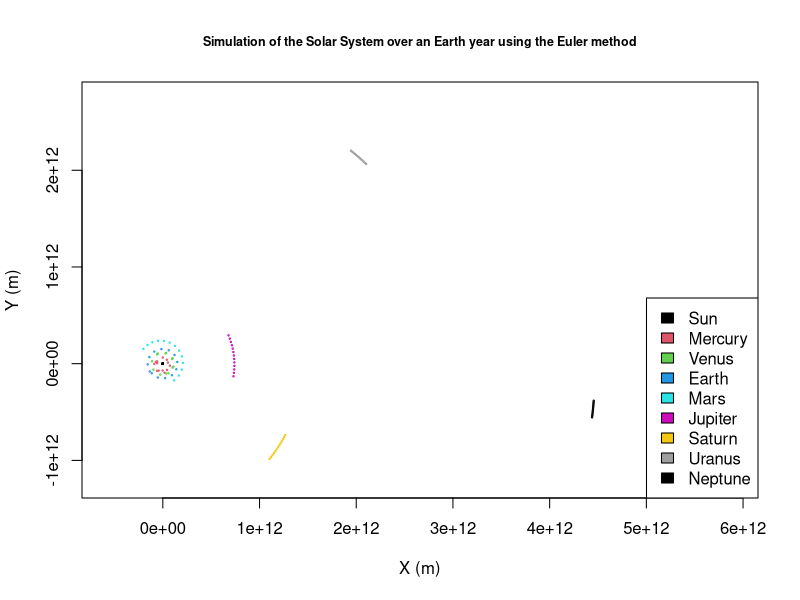
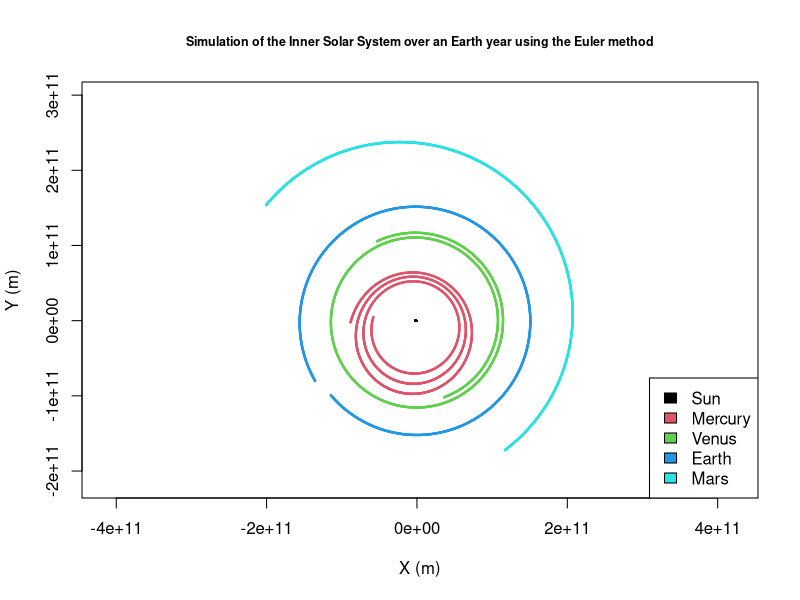
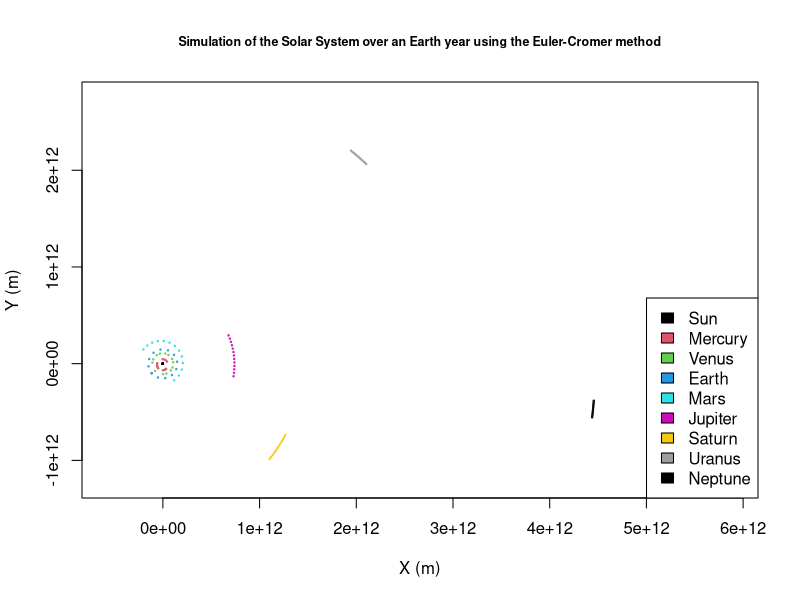
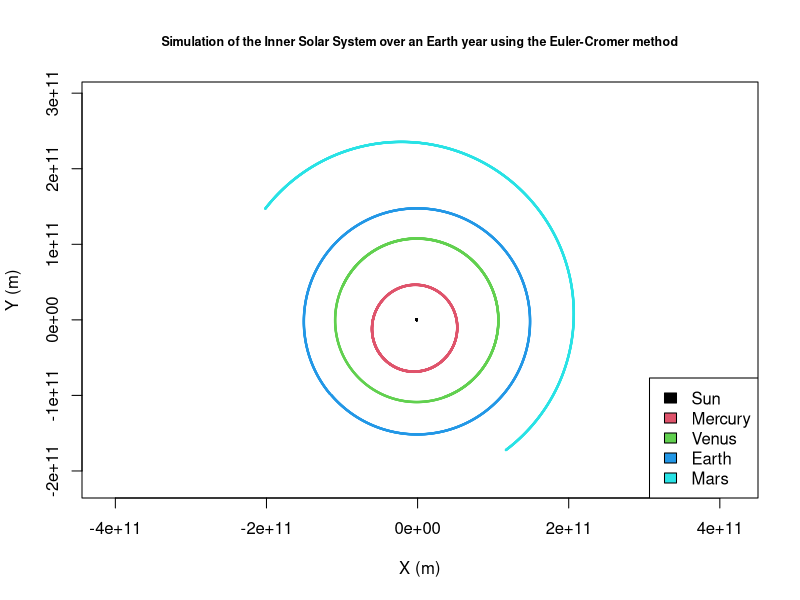
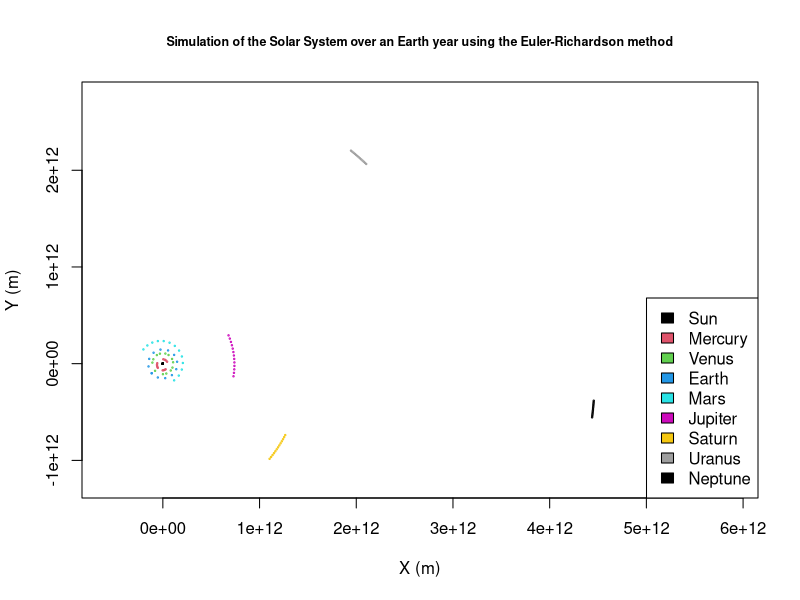
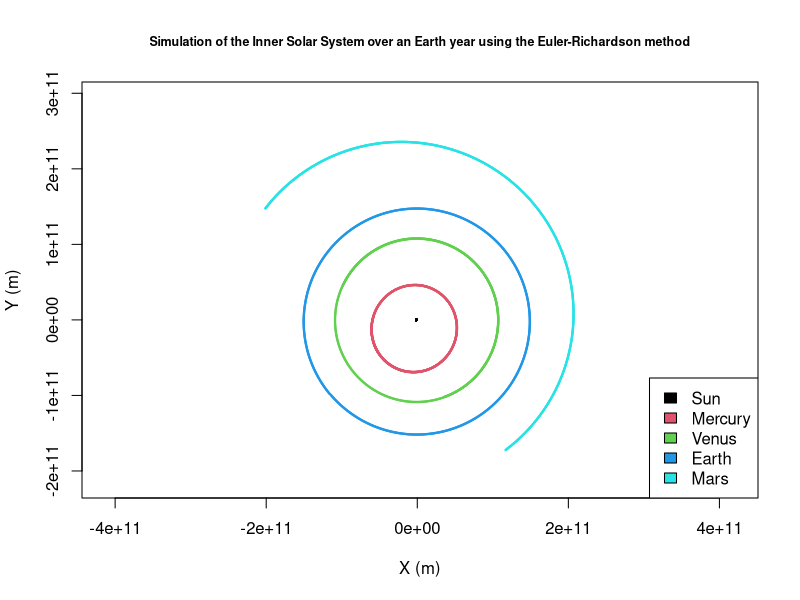

Reproduce these figures in R, in order.
# 2460066.500000000 = A.D. 2023-May-02 00:00:00.0000 TDB
{sun23 = "X =-1.324316846741195E+06 Y =-1.446765512621427E+05 Z = 3.202738040537933E+04
 VX= 4.021534124461124E-03 VY=-1.472929900704240E-02 VZ= 2.948517133131729E-05"
mer23 = "X =-5.140210130150759E+07 Y =-4.381189053847280E+07 Z = 1.056887671139676E+06
 VX= 2.207720296247787E+01 VY=-3.453839718779295E+01 VZ=-4.845914556700924E+00"
ven23 = "X =-9.848082136897813E+07 Y = 4.552713536799312E+07 Z = 6.265256376415793E+06
 VX=-1.504882769689358E+01 VY=-3.187376111911025E+01 VZ= 4.312134646762669E-01"
ear23 = "X =-1.150223276469004E+08 Y =-9.909841274895248E+07 Z = 3.755860068777204E+04
 VX= 1.907614272241964E+01 VY=-2.258721645907844E+01 VZ= 2.018298546438757E-03"
mar23 = "X =-2.010819716042931E+08 Y = 1.476265433762218E+08 Z = 8.029003272268474E+06
 VX=-1.349413909238045E+01 VY=-1.742820367074673E+01 VZ=-3.381872148509668E-02"
jup23 = "X = 6.792848124845287E+08 Y = 2.926757289590889E+08 Z =-1.641170746619791E+07
 VX=-5.318068089405075E+00 VY= 1.261385267190711E+01 VZ= 6.658478320447347E-02"
sat23 = "X = 1.265581460039990E+09 Y =-7.382676489447224E+08 Z =-3.755222856885275E+07
 VX= 4.325577300311080E+00 VY= 8.324810463771845E+00 VZ=-3.167483277652900E-01"
ura23 = "X = 1.945406877724633E+09 Y = 2.202709703800068E+09 Z =-1.702215196928215E+07
 VX=-5.154055480935001E+00 VY= 4.190735053981157E+00 VZ= 8.237035843708407E-02"
nep23 = "X = 4.455662623587698E+09 Y =-3.833067895772491E+08 Z =-9.479194396546717E+07
 VX= 4.297305233379821E-01 VY= 5.447227229797033E+00 VZ=-1.222099521045787E-01"}

# 2459701.500000000 = A.D. 2022-May-02 00:00:00.0000 TDB
{sun22 = "X =-1.333512273509328E+06 Y = 3.445488642388455E+05 Z = 2.832491561644843E+04
 VX=-3.688954247616953E-03 VY=-1.535801956098796E-02 VZ= 2.095356489194861E-04"
  mer22 = "X =-5.787964463498133E+07 Y = 5.001123068678558E+06 Z = 5.595649085666763E+06
 VX=-1.412786024627931E+01 VY=-4.647259111665712E+01 VZ=-2.500663888122642E+00"
  ven22 = "X = 3.587612704045174E+07 Y =-1.019279819610429E+08 Z =-3.522707892272152E+06
 VX= 3.267015721969536E+01 VY= 1.184076411660992E+01 VZ=-1.722399554824109E+00"
  ear22 = "X =-1.146121503189677E+08 Y =-9.911837382505153E+07 Z = 3.390113022846729E+04
 VX= 1.917565337627882E+01 VY=-2.252086620472453E+01 VZ= 1.293657910466095E-04"
  mar22 = "X = 1.168429386885249E+08 Y =-1.723122647793255E+08 Z =-6.489026128990121E+06
 VX= 2.090480902530879E+01 VY= 1.575033363242685E+01 VZ=-1.822586427078310E-01"
  jup22 = "X = 7.305933493985869E+08 Y =-1.301920721371184E+08 Z =-1.580507858542991E+07
 VX= 2.137303769034409E+00 VY= 1.347648922277490E+01 VZ=-1.037029936830756E-01"
  sat22 = "X = 1.103882677050047E+09 Y =-9.837166526117289E+08 Z =-2.684592972538310E+07
 VX= 5.884999887995806E+00 VY= 7.191307123896053E+00 VZ=-3.588311673691735E-01"
  ura22 = "X = 2.102764999640690E+09 Y = 2.064949098017363E+09 Z =-1.957237631821322E+07
 VX=-4.821150907798146E+00 VY= 4.541582713253250E+00 VZ= 7.931778087597818E-02"
  nep22 = "X = 4.438820542662540E+09 Y =-5.547741023157761E+08 Z =-9.087265524840316E+07
 VX= 6.385999387923026E-01 VY= 5.425372291426413E+00 VZ=-1.270328159123488E-01"}

# This code turns the strings of data into usable vectors
stringtovector = function(string) {
  words = paste(c("Y =", "Z =", "\n VX=", "VY=", "VZ="), collapse = "|")
  string = trimws(gsub(words, "split", string))
  string = gsub("X =", "", string)
  string = as.numeric(strsplit(string, "split")[[1]])
  return(string)
}

{sun23 = stringtovector(sun23)
  mer23 = stringtovector(mer23)
  ven23 = stringtovector(ven23)
  ear23 = stringtovector(ear23)
  mar23 = stringtovector(mar23)
  jup23 = stringtovector(jup23)
  sat23 = stringtovector(sat23)
  ura23 = stringtovector(ura23)
  nep23 = stringtovector(nep23)
  sun22 = stringtovector(sun22)
  mer22 = stringtovector(mer22)
  ven22 = stringtovector(ven22)
  ear22 = stringtovector(ear22)
  mar22 = stringtovector(mar22)
  jup22 = stringtovector(jup22)
  sat22 = stringtovector(sat22)
  ura22 = stringtovector(ura22)
  nep22 = stringtovector(nep22)}

{SSMass = c(19885000, 3.302, 48.685, 59.721, 6.4171, 18981, 5683.4,
            868.13, 1024.1)
  SSMass = SSMass * (10^23)
  # The PV vectors are of the form x1 y1 z1 vx1 vy1 vz1 x2 y2
  # z2...
  SSPV23 = c(sun23, mer23, ven23, ear23, mar23, jup23, sat23, ura23,
             nep23)
  SSPV23 = SSPV23 * 1000 #Converts from km to m
  SSPV22 = c(sun22, mer22, ven22, ear22, mar22, jup22, sat22, ura22,
             nep22)
  SSPV22 = SSPV22 * 1000
  SSP22 = c(sun22[1:3], mer22[1:3], ven22[1:3], ear22[1:3], mar22[1:3],
            jup22[1:3], sat22[1:3], ura22[1:3], nep22[1:3])
  SSV22 = c(sun22[4:6], mer22[4:6], ven22[4:6], ear22[4:6], mar22[4:6],
            jup22[4:6], sat22[4:6], ura22[4:6], nep22[4:6])
  SSP22 = SSP22 * 1000
  SSV22 = SSV22 * 1000
  PlanetNames = c("Sun", "Mercury", "Venus", "Earth", "Mars", "Jupiter",
                  "Saturn", "Uranus", "Neptune")
  Year = 365 * 24 * 60 * 60 #Approximately one earth year in seconds
  G = 6.6743e-11 #Gravitational Constant
  ChargeConstant = 8987600000 #The proportionality coefficent in Coulomb's Law (1 / 4*pi*epsilon)
  ME = SSMass[4] #Mass of Earth
  RE = 6371000 #Radius of Earth
}
# Calculates the effect particle 2 has on particle 1
grav_2_on_1 = function(m2, p1, p2, constant) {
  r = p1- p2
  mag_r = norm(r, type = "2")
  unit_vec = r/mag_r
  g =-constant * m2 * unit_vec/(mag_r^2)
  return(g)
}

#TestofgravityonEarth'ssurface,(-9.81,0,0)is
#expected
grav_2_on_1(ME,c(RE,0,0),c(0,0,0),G)

#Takes the vector mass and positions of a set of particles
#and returns a vector of the resultant acceleration of
#each particles. We will mostly be using dim=3
#(3-dimensional) and constant=G.
gravity_of_all=function(m,p,dim,constant){
  l=length(m)
  gxyz=rep(0,l*dim)
  for (i in 1:l){
    m_without=m[-i]
    p_without=p[-(((dim*i)-(dim-1)):(dim*i))]
    p_cur=p[((dim*i)-(dim-1)):(dim*i)]
    for(j in 1:(l-1)){
      gxyz[((dim*i)-(dim-1)):(dim*i)]=gxyz[((dim*
                                               i)-(dim-1)):(dim *i)]+grav_2_on_1(m_without[j],
                                                                                 p_cur,p_without[((dim*j)-(dim-1)):(dim*
                                                                                                                      j)],constant)
    }
  }
  return(gxyz)
}

{
  testM=c(ME,70) #A test vector with the mass of the Earth and the mass of an average human
  testP=c(0,0,0,RE,0,0) #A test vector setting Earth at the origin and a human
  #on the surface of Earth
  #Earth should have a very low acceleration in the x-axis
  #and the human should have an acceleration of -g in the
  #x-axis
  gravity_of_all(testM,testP,3,G)
}

#Returns the acceleration of each planet due to the other
#planets at the initial frame of reference
gravity_of_all(SSMass,SSP22,3,G)

#These next 3 blocks of code use the respective
#approximation to output a matrix with each position in
#the first row and each velocity in the second, for
#example : x1 y1 z1 x2 y2 z2 vx1 vy1 vz1 vx2 vy2 vz2
Euler_Method= function(m,x,v,delta,constant,dim){
  g=gravity_of_all(m,x,dim,constant)
  x1=x+(v*delta)
  v1=v+(g*delta)
  return(matrix(c(x1,v1),nrow=2,byrow=TRUE))
}
Euler_Cromer_Method=function(m,x,v,delta,constant,dim){
  g=gravity_of_all(m,x,dim,constant)
  v1=v+(g*delta)
  x1=x+(v1*delta)
  return(matrix(c(x1,v1),nrow=2,byrow=TRUE))
}
Euler_Richardson_Method= function(m,x,v,delta,constant,dim){
  g=gravity_of_all(m,x,dim,constant)
  vmid=v+(0.5*g*delta)
  xmid=x+(0.5*v*delta)
  gmid=gravity_of_all(m,xmid, dim,constant)
  x1=x+(vmid*delta)
  v1=v+(gmid*delta)
  return(matrix(c(x1,v1),nrow=2,byrow=TRUE))
}


# This code takes an input of the initial conditions of the
# system, the timespan to simulate for and the
# approximation to use. It will return a data frame
# consisting of the position and velocity of each particle
# at each time interval
TimeEvolutionSystem = function(m, x0, v0, t, n, constant, process, names) {
  delta = t/n
  l = length(m)
  dim = length(x0)/l
  X = V = matrix(rep(0, dim * l * (n + 1)), nrow = (n + 1))
  X[1, ] = x0
  V[1, ] = v0
  for (i in 1:n) {
    xv = process(m, X[i, ], V[i, ], delta, constant, dim)
    X[(i + 1), ] = xv[1, ]
    V[(i + 1), ] = xv[2, ]
  }
  Xdata = as.data.frame(X[, (1:dim)])
  Vdata = as.data.frame(V[, (1:dim)])
  for (i in 1:dim) {
    names(Xdata)[i] = paste(names[1], "x", i)
    names(Vdata)[i] = paste(names[1], "v", i)
  }
  XV = cbind(Xdata, Vdata)
  for (j in 2:l) {
    Xdata = as.data.frame(X[, (((dim * j)- (dim- 1)):(dim *
                                                        j))])
    Vdata = as.data.frame(V[, (((dim * j)- (dim- 1)):(dim *
                                                        j))])
    for (i in 1:dim) {
      names(Xdata)[i] = paste(names[j], "x", i)
      names(Vdata)[i] = paste(names[j], "v", i)
    }
    XV = cbind(XV, Xdata, Vdata)
  }
  return(XV)
}
# A simple test of a human skydiving on Earth from 4000m.
# This will not be too accurate as the simulation cannot
# account for resistance or terminal velocity, and the
# human would also fall through the surface of the Earth.
# However, it should be expected that the human accelerates
# towards the Earth at-g, whilst the Earth barely moves.

TimeEvolutionSystem(c(ME, 60), c(0, 0, 0, RE + 4000, 0, 0), c(0, 0, 0, 0, 0, 0), 10, 10, G, Euler_Method, c("Earth", "Human"))
{
  E_S_Time=Sys.time()
  E_DF=TimeEvolutionSystem(SSMass,SSP22,SSV22,Year,2000,G,Euler_Method,PlanetNames)
  E_F_Time=Sys.time()
  E_F_Time-E_S_Time #Time taken to run the Euler method
}

{
  EC_S_Time=Sys.time()
  EC_DF=TimeEvolutionSystem(SSMass,SSP22,SSV22,Year,2000,G,Euler_Cromer_Method,PlanetNames)
  EC_F_Time=Sys.time()
  EC_F_Time-EC_S_Time #Time taken to run the Euler-Cromer method
}

{
  ER_S_Time=Sys.time()
  ER_DF=TimeEvolutionSystem(SSMass,SSP22,SSV22,Year,2000,G,Euler_Richardson_Method,PlanetNames)
  ER_F_Time=Sys.time()
  ER_F_Time-ER_S_Time #Time taken to run the Euler-Richardson method
}

{
  ER_half_S_Time=Sys.time()
  ER_DF=TimeEvolutionSystem(SSMass,SSP22,SSV22,Year,1000,G,Euler_Richardson_Method,PlanetNames)
  ER_half_F_Time=Sys.time()
  #Time taken to run the Euler-Richardson method with half
  #the intervals
  ER_half_F_Time-ER_half_S_Time
}

#This code can reduce a dataframe about an entire system
#to only include data about specific particles involved.
#This way, it is possible to evaluate data about specific
#particles whilst including the effect caused by other
#particles in the system
LimitParticlesDF= function(DF,dim,limit){
  veclimit=rep(0,(dim*2*length(limit)))
  for (i in 1:length(limit)){
    veclimit[((1+(i*2*dim)-(2*dim)):(i*2*dim))]=(2*
                                                   dim*limit[i])-seq((2*dim)-1,0,by=-1)
  }
  NewDF = subset(DF,select=veclimit)
  return(NewDF)
}
#These dataframes reduce the dataframe to just the inner
#Solar System (Sun to Mars)
{
  I_E_DF=LimitParticlesDF(E_DF,3,(1:5))
  I_EC_DF=LimitParticlesDF(EC_DF,3,(1:5))
  I_ER_DF=LimitParticlesDF(ER_DF,3,(1:5))
}
#This code reduces the dataframe to a select amount of
#evenly-spaced time intervals
LimitIterationsDF=function(DF,iterations){
  interval=(nrow(DF)-1)/iterations
  intseq=seq(1,by=interval,length=iterations+1)
  intseq=round(intseq)
  NewDF=DF[intseq,]
  return(NewDF)
}
#Here, the time intervals are reduced to being one month
#apart
{
  R_E_DF=LimitIterationsDF(E_DF,12)
  R_EC_DF=LimitIterationsDF(EC_DF,12)
  R_ER_DF=LimitIterationsDF(ER_DF,12)
}

#This code plots a dataframe with the desired
#coordinates. We will use dimplot=c(1,2) to plot the
#first coordinate (x) against the second (y)
DataFramePlot= function(DF,dim,dimplot,title,xlabel,ylabel){
  nparticle=ncol(DF)/(2*dim) #How many particles in the system
  maxx=minx=DF[1,dimplot[1]] #Helps to set the size of the graph
  maxy=miny=DF[1,dimplot[2]]
  particlenames="null"
  for (i in 1:nparticle){
    maxx=max(maxx,DF[,(i* 2 *dim)-((2*dim)-dimplot[1])])
    maxy=max(maxy,DF[,(i* 2 *dim)-((2*dim)-dimplot[2])])
    minx=min(minx,DF[,(i* 2 *dim)-((2*dim)-dimplot[1])])
    miny=min(miny,DF[,(i* 2 *dim)-((2*dim)-dimplot[2])])
    name=gsub(" x 1","",names(DF)[(i*2*dim)-((2*dim)-dimplot[1])])
    particlenames=c(particlenames,name)
  }
  particlenames=particlenames[-1]
  plot(DF[,dimplot[1]],DF[,dimplot[2]],type="b",xlim=c((1.25*minx),(1.25*maxx)),ylim=c((1.25*miny),(1.25*maxy)),main=title,xlab = xlabel,ylab=ylabel,asp=1,cex=0.2,cex.main=0.75)
  for (i in 2:nparticle){
    lines(DF[,(i*2*dim)-((2*dim)-dimplot[1])],
          DF[,(i*2*dim)-((2 *dim)-dimplot[2])],type="b",
          col=i,cex=0.2)
  }
  legend("bottomright",legend= particlenames,fill=(1:nparticle))
}

DataFramePlot(R_E_DF,3,c(1,2),"Simulation of the Solar System over an Earth year using the Euler method","X (m)","Y (m)")

DataFramePlot(I_E_DF,3,c(1,2),"Simulation of the Inner Solar System over an Earth year using the Euler method","X (m)","Y (m)")

DataFramePlot(R_EC_DF,3,c(1,2),"Simulation of the Solar System over an Earth year using the Euler-Cromer method","X (m)","Y (m)")

DataFramePlot(I_EC_DF,3,c(1,2),"Simulation of the Inner Solar System over an Earth year using the Euler-Cromer method","X (m)","Y (m)")

DataFramePlot(R_ER_DF,3,c(1,2),"Simulation of the Solar System over an Earth year using the Euler-Richardson method","X (m)","Y (m)")

DataFramePlot(I_ER_DF,3,c(1,2),"Simulation of the Inner Solar System over an Earth year using the Euler-Richardson method","X (m)","Y (m)")

# Checks the total linear momentum in each coordinate
L_Momentum_Conservation = function(DF, m, dim) {
  for (i in 1:dim) {
    sequence = seq(((2 * dim)- (dim- i)), by = (2 * dim), length = length(m))
    for (j in 1:nrow(DF)) {
      DF[j, i] = sum(DF[j, sequence] * m)
    }
    names(DF)[i] = paste("Momentum X", i)
  }
  DF = DF[1:dim]
  return(DF)
}

# Total Kinetic Energy of the System
Kinetic_Energy = function(DF, m, dim) {
  K = rep(0, nrow(DF))
  nparticles = ncol(DF)/(2 * dim)
  V2 = rep(0, nparticles)
  for (i in 1:nrow(DF)) {
    for (j in 1:nparticles) {
      V2[j] = sum((DF[i, (((2 * dim * j) - (dim - 1)):(2 * dim * j))])^2)
    }
    K[i] = sum(0.5 * m * V2)
  }
  return(K)
}

# Total Potential Energy of the System
Potential_Energy = function(DF, m, dim, constant) {
  U = rep(0, nrow(DF))
  nparticles = ncol(DF)/(2 * dim)
  for (i in 1:nrow(DF)) {
    Ucur = rep(0, dim)
    for (j in (1:nparticles)[-nparticles]) {
      for (k in ((j + 1):nparticles)) {
        r = (DF[i, (((2 * dim * j)- ((2 * dim)- 1)):((2 *dim * j)- (2 * dim)))]- DF[i, (((2 * dim * k)- ((2 * dim)- 1)):((2 * dim * k)- (2 * dim)))])
        Ucur = Ucur + 2 * constant * m[j] * m[k]/sum(abs(r))
      }
    }
    U[i] = sum(Ucur)
  }
  return(U)
}

Total_Energy = function(DF, m, dim, constant) {
  K = Kinetic_Energy(DF, m, dim)
  U = Potential_Energy(DF, m, dim, constant)
  Total = K + U
  return(Total)
}

{
  L_Momentum_Conservation(R_E_DF, SSMass, 3) #Total linear momentum of E method
  
  L_Momentum_Conservation(R_ER_DF, SSMass, 3) #Total linear momentum of EC method
  
  L_Momentum_Conservation(R_ER_DF, SSMass, 3) #Total linear momentum of ER method
  
  
  Total_Energy(R_E_DF,SSMass,3,G) #Evolution of total energy in Euler method
  
  Total_Energy(R_EC_DF,SSMass,3,G) #Evolution of total energy in EC method
  
  Total_Energy(R_ER_DF,SSMass,3,G) #Evolution of total energy in ER method
}

#Finds the relative error between the experimental values
#DF1 and the accepted values DF2
relative_error=function(DF1,DF2){
  final_result=DF1[nrow(DF1),]
  error=(final_result-DF2)/DF2
  return(error)
}

#Finds the root mean square percent error for each
#particle
RMSPE_particles= function(error,dim){
  nparticles=length(error)/(dim*2)
  mat= matrix(rep(0,nparticles*2),nrow=1)
  ans= as.data.frame(mat)
  for (i in 1:(nparticles*2)){
    ans[,i]=RMSPE_system(error[(((dim*i)-(dim-1)):(dim*
                                                     i))])
    name=names(error)[((dim*i)-(dim-1))]
    name=gsub("1","",name)
    names(ans)[i]=name
  }
  return(ans)
}

#Finds the RMSPE of the whole system
RMSPE_system= function(error){
  error = error^2
  sum_error=sum(error)
  mean = sum_error/length(error)
  root_mean = 100 * sqrt(mean)
  return(root_mean)
}

E_RE = relative_error(E_DF, SSPV23) #Relative error in the Euler Method
RMSPE_system(E_RE) #Root mean square percentage error in the Euler Method

RMSPE_particles(E_RE, 3) #RMSPE for each particle in the Euler Method

EC_RE = relative_error(EC_DF, SSPV23) #Relative error in the Euler-Cromer Method
RMSPE_system(EC_RE) #RMSPE in the Euler-Cromer Method

RMSPE_particles(EC_RE, 3) #RMSPE for each particle in the Euler-Cromer Method

ER_RE = relative_error(ER_DF, SSPV23) #Relative error in the Euler-Richardson Method
RMSPE_system(ER_RE) #RMSPE in the Euler-Richardson Method

RMSPE_particles(ER_RE, 3) #RMSPE for each particle in the Euler-Richardson Method

100 * ER_RE[24]

